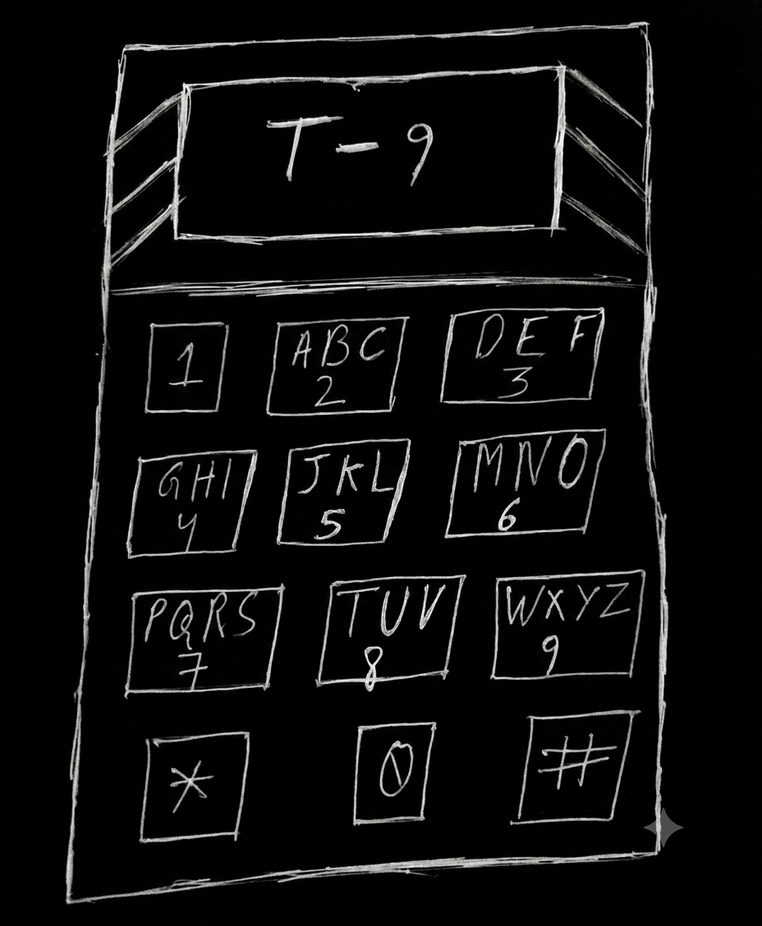
#> input picture steg/t9.png, 762 x 926 px, shrunk from 928 x 1128 before the run, found by its file name
$ python auto_contras.py
#> lines starting #> are read from the running program, lines starting #| are printed output that depends on the picture
from PIL import Image, ImageOps
image = Image.open('t9.png')
#> image is the input picture: PIL image 762x926 RGB; mean R, G, B 13.2, 13.3, 13.2
c = ImageOps.autocontrast(image=image, cutoff=20)
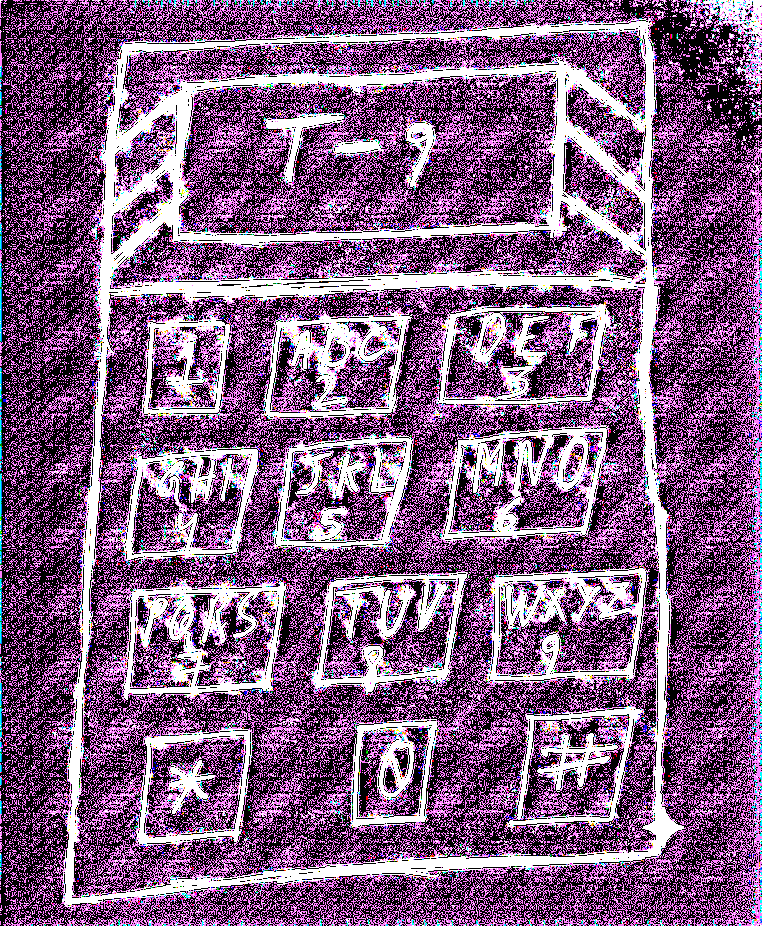
#> c: PIL image 762x926 RGB; mean R, G, B 127.2, 90.6, 128.9
c.show()

$ run again, with steg/bar.png copied over steg/t9.png
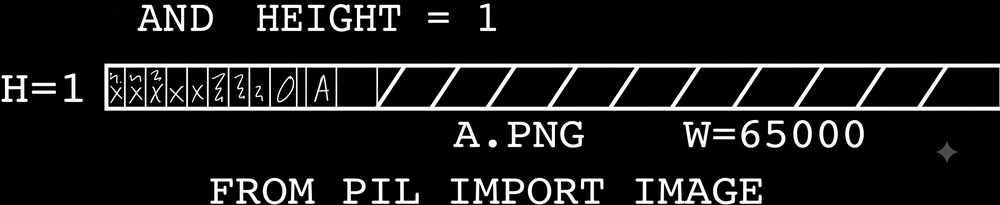
#> input picture steg/bar.png, 1000 x 205 px, shrunk from 2263 x 464 before the run, found by its file name
#> image is the input picture: PIL image 1000x205 RGB; mean R, G, B 26, 26, 26
#> `c = ImageOps.autocontrast(image=image, cutoff=20)`:
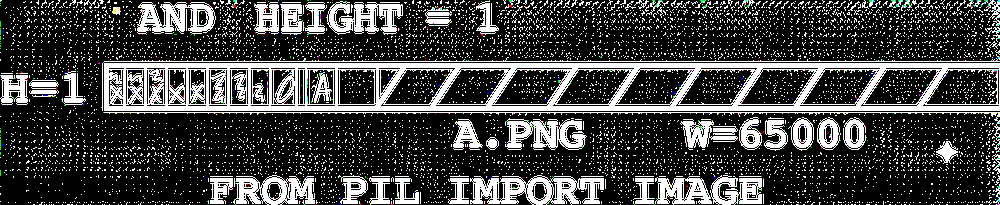
#> c: PIL image 1000x205 RGB; mean R, G, B 67.6, 67.9, 67.7

$ run again, with steg/my.png copied over steg/t9.png
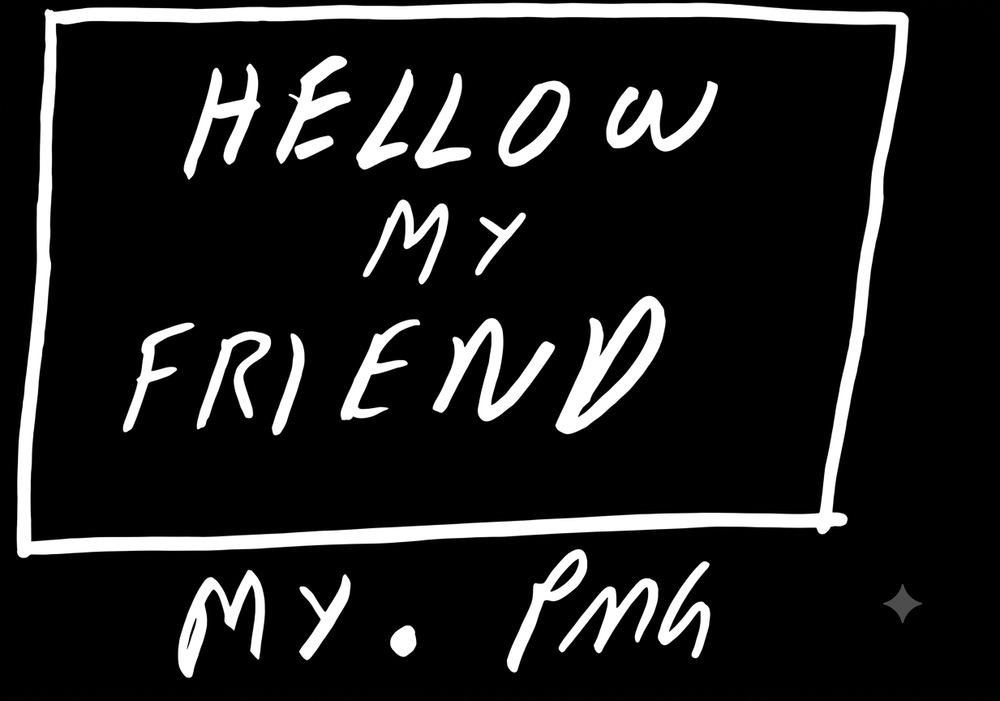
#> input picture steg/my.png, 1000 x 701 px, shrunk from 1233 x 864 before the run, found by its file name
#> image is the input picture: PIL image 1000x701 RGB; mean R, G, B 30.5, 30.5, 30.5
#> `c = ImageOps.autocontrast(image=image, cutoff=20)`:
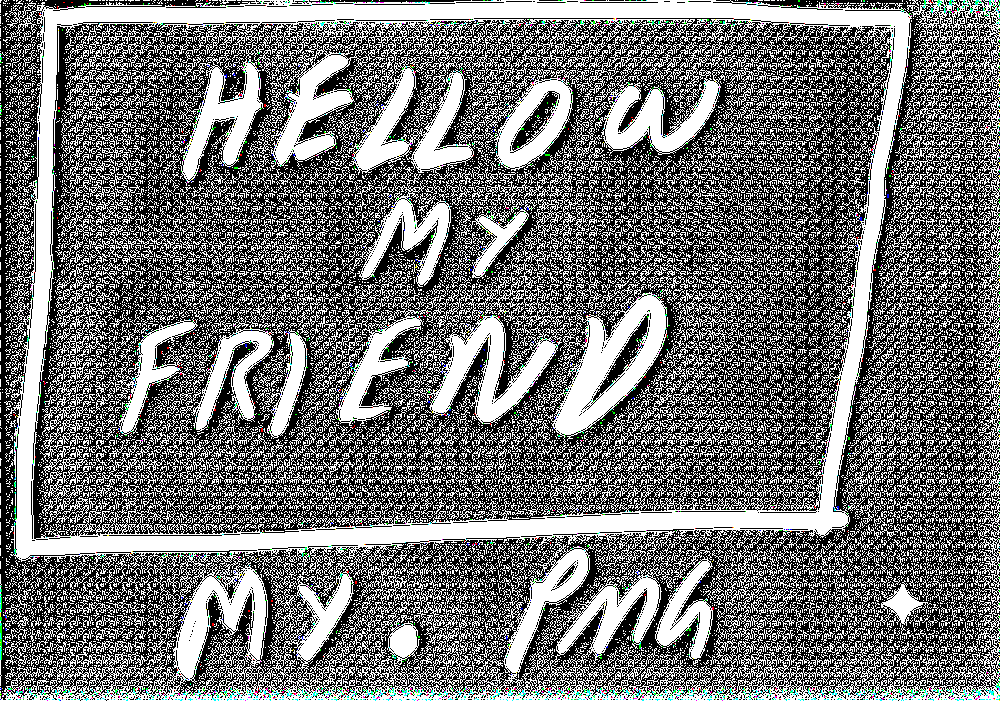
#> c: PIL image 1000x701 RGB; mean R, G, B 112.4, 113.4, 113

$ run again, with steg/noice.png copied over steg/t9.png
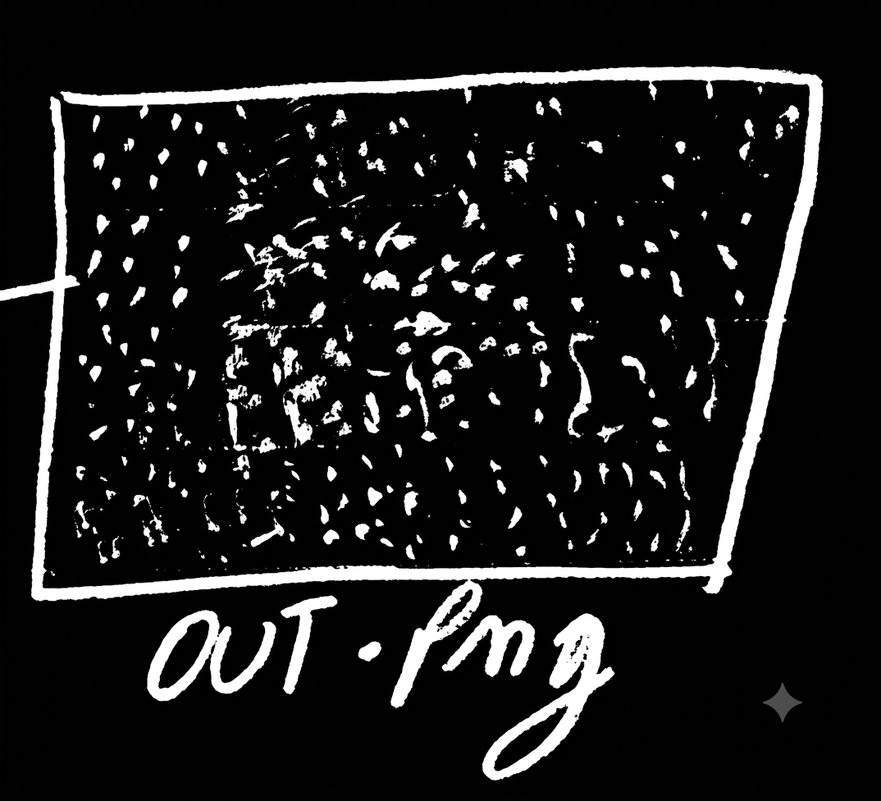
#> input picture steg/noice.png, 881 x 801 px, shrunk from 1074 x 976 before the run, found by its file name
#> image is the input picture: PIL image 881x801 RGB; mean R, G, B 27.5, 27.5, 27.5
#> `c = ImageOps.autocontrast(image=image, cutoff=20)`:
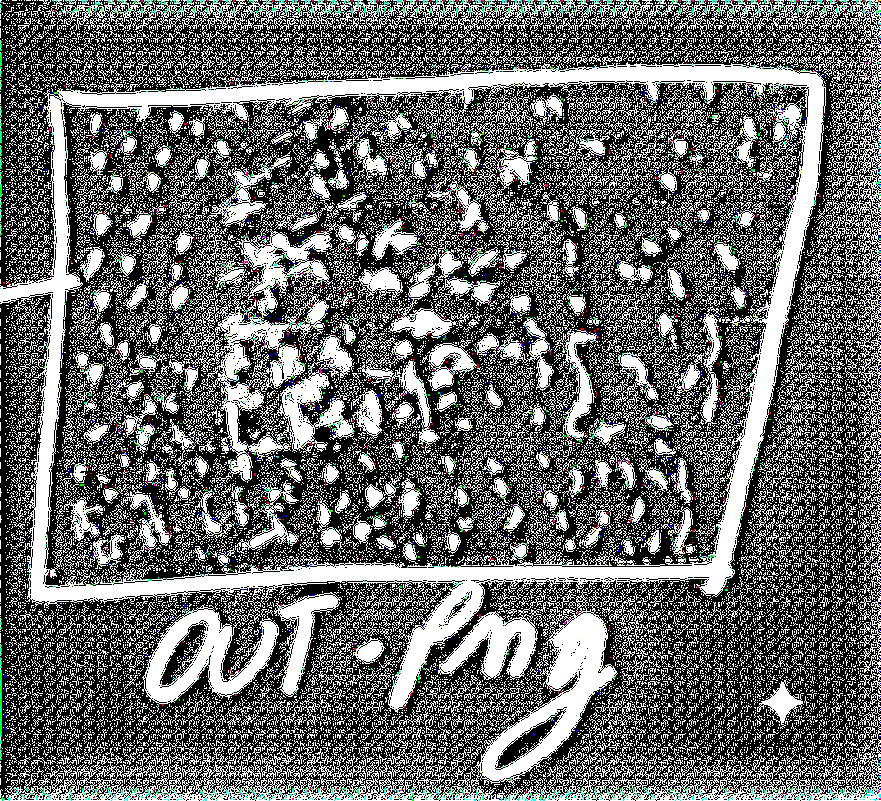
#> c: PIL image 881x801 RGB; mean R, G, B 105, 106.2, 105.8
